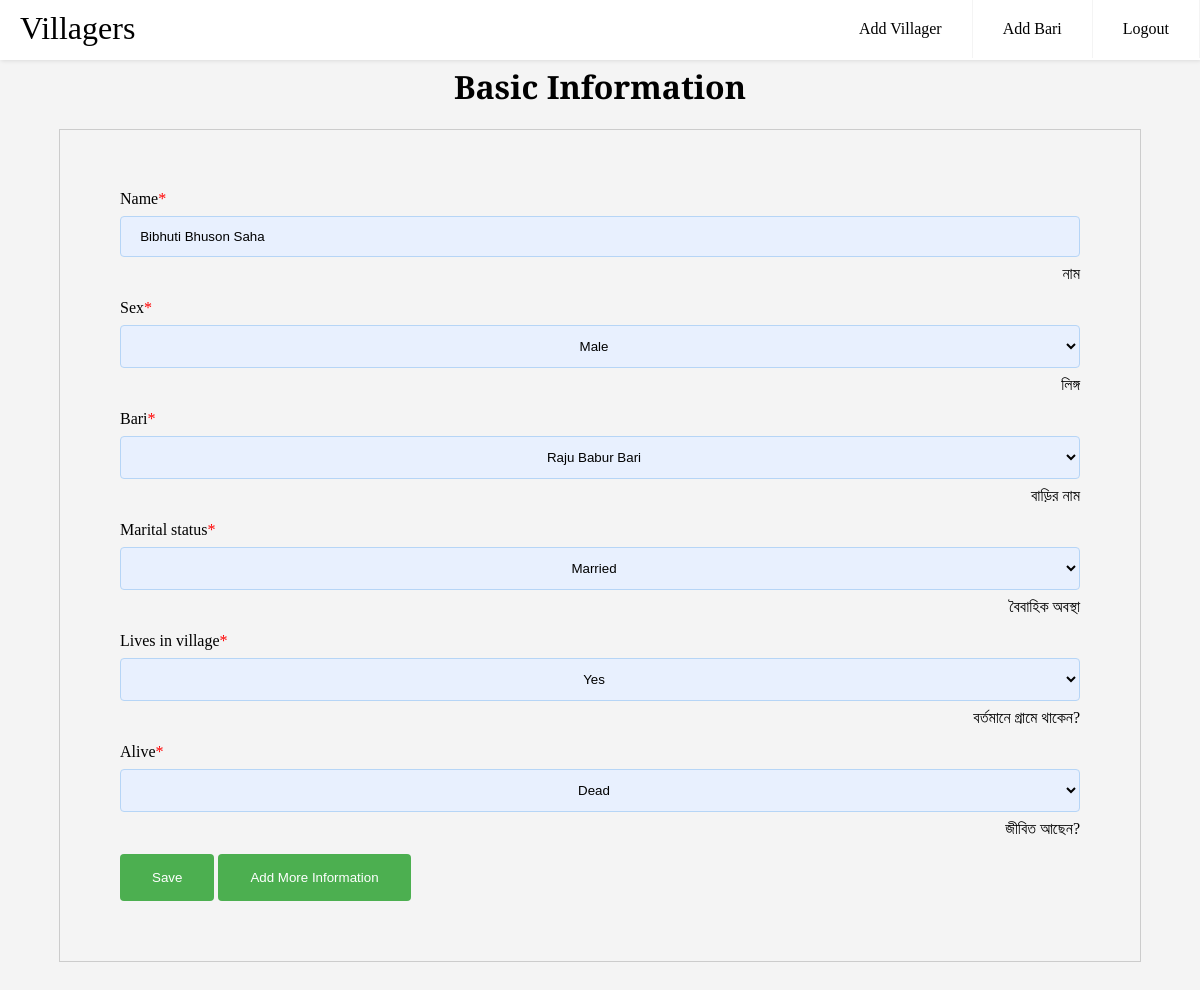
/1/edit/ (signed in), run on the app's committed database.
### villagers/models.py (models this page shows, shortened)
class Villager(models.Model):
    name = models.CharField(max_length=50, blank=False, null=False, help_text='নাম')
    sex_option = (
        (None, ''),
        ('Male', 'Male'),
        ('Female', 'Female'),
    )
    sex = models.CharField(
        max_length=10,
        choices=sex_option,
        blank=False,
        default='',
        help_text='লিঙ্গ',
    )
    bari = models.ForeignKey('Bari', on_delete=models.SET_DEFAULT, default=None, help_text='বাড়ির নাম')
    father = models.ForeignKey('self', on_delete=models.SET_DEFAULT, default=None, blank=True, null=True,
                               related_name='father_name')
    mother = models.ForeignKey('self', on_delete=models.SET_DEFAULT, default=None, blank=True, null=True,
                               related_name="mother_name")
    grand_father = models.ForeignKey('self', on_delete=models.SET_DEFAULT, default=None, blank=True, null=True,
                                     related_name='grand_father_name')
    grand_mother = models.ForeignKey('self', on_delete=models.SET_DEFAULT, default=None, blank=True, null=True,
                                     related_name="grand_mother_name")
    highest_education = models.CharField(max_length=20, blank=True, null=True)
    highest_education_institute = models.CharField(max_length=100, blank=True, null=True)
    occupation = models.CharField(max_length=100, blank=True, null=True, help_text='পেশা')
    marital_status_option = (
        (None, ''),
        ('Married', 'Married'),
        ('Unmarried', 'Unmarried'),
    )
    marital_status = models.CharField(
        max_length=10,
        choices=marital_status_option,
        blank=False,
        default='',
        help_text='বৈবাহিক অবস্থা',
    )
    spouse = models.ForeignKey('self', on_delete=models.SET_DEFAULT, default=None, blank=True, null=True)
    lives_in_villager_option = (
        (None, ''),
        ('Yes', 'Yes'),
        ('No', 'No'),
    )
    lives_in_village = models.CharField(
        max_length=10,
        choices=lives_in_villager_option,
        blank=False,
        default='',
        help_text='বর্তমানে গ্রামে থাকেন?',
    )
    alive_option = (
        (None, ''),
        ('Alive', 'Alive'),
        ('Dead', 'Dead'),
    )
    alive = models.CharField(
        max_length=10,
        choices=alive_option,
        blank=False,
        default='',
        help_text='জীবিত আছেন?',
    )

### villagers/views.py (the view)
# urls.py: path('<int:pk>/edit/', update_villager, name='villager-edit'),
@login_required
def update_villager(request, pk):
    instance = get_object_or_404(Villager, pk=pk)
    form = VillagerCreateForm(request.POST or None, instance=instance)
    if form.is_valid():
        form.save()
        if request.POST.get("Save"):
            return HttpResponseRedirect(reverse('villager-details', kwargs={'pk': instance.id}))
        else:
            return HttpResponseRedirect(reverse('villager-add-more-info', kwargs={'pk': instance.id}))
    return render(request, 'villagers/villager_create.html', context={'form': form})

### villagers/views.py
class VillagerCreateForm(ModelForm):
    class Meta:
        model = Villager
        fields = ['name', 'sex', 'bari', 'marital_status', 'lives_in_village', 'alive']

### villagers/models.py (called while the page is built)
    def __str__(self):
        return self.name

### villagers/templates/villagers/villager_create.html (shortened to what this page needs)
{% extends 'base_generic.html' %}
{% load static %}
{% load villager_custom_template_tag %}
{% load crispy_forms_tags %}
{% load crispy_forms_field %}
{% block content %}
    <link href="{% static 'villagers/css/villager_create.css' %}" rel="stylesheet">
    <h1 style="text-align: center">Basic Information</h1>
    <div class="form-box">
        <form method="post">
            {{ form.name | as_crispy_field }}
            {{ form.sex | as_crispy_field }}
            {{ form.bari | as_crispy_field }}
            {{ form.marital_status | as_crispy_field}}
            {{ form.lives_in_village | as_crispy_field}}
            {{ form.alive | as_crispy_field}}
            <button type="submit" name="Save">Save</button>
            <button type="submit" name="Add More">Add More Information</button>
        </form>
    </div>
{% endblock %}

### villagers/static/villagers/css/header.css (style rules this page uses)
body { margin: 0; font-family: 'Droid Serif', serif; background-color: #f4f4f4; }

### villagers/static/villagers/css/villager_create.css (style rules this page uses)
.form-box { width: 80%; margin: auto auto 5% auto; border: 1px solid #ccc; padding: 5% 5% 5% 5%; }
.form-box button { text-align: center; position: relative; }
.help-block { text-align: right; margin-top: 0; }
option { font-weight: normal; display: block; white-space: pre; min-height: 1.2em; padding: 0 2px 1px; }
input { width: 100%; padding: 12px 2%; margin: 8px 0; box-sizing: border-box; border: 1px solid #b6d5f6;; border-radius: 4px; background: rgb(232,240,254); -webkit-transition: 0.5s; transition: 0.5s; outline: none; }
select { width: 100%; padding: 12px 2%; margin: 8px 0; box-sizing: border-box; border: 1px solid #b6d5f6;; border-radius: 4px; text-align: center; background: rgb(232,240,254); -webkit-transition: 0.5s; transition: 0.5s; outline: none; }
option { width: 100%; padding: 23px 2%; margin: 8px 0; box-sizing: border-box; border: 1px solid #b6d5f6;; border-radius: 4px; text-align: center; background: rgb(232,240,254); -webkit-transition: 0.5s; transition: 0.5s; outline: none; }
select option { border: 3px solid #b6d4ff; border-radius: 8px; }
button[type=button], button[type=submit], input[type=reset], input[type=submit] { background-color: #4CAF50; border: none; color: white; padding: 16px 32px; text-decoration: none; cursor: pointer; border-radius: 4px; align-items: center; }
.asteriskField { color: red; }

### data on the page
Villager: name "Bibhuti Bhuson Saha", sex "Male", bari "Raju Babur Bari", marital_status "Married", lives_in_village "Yes", alive "Dead"
